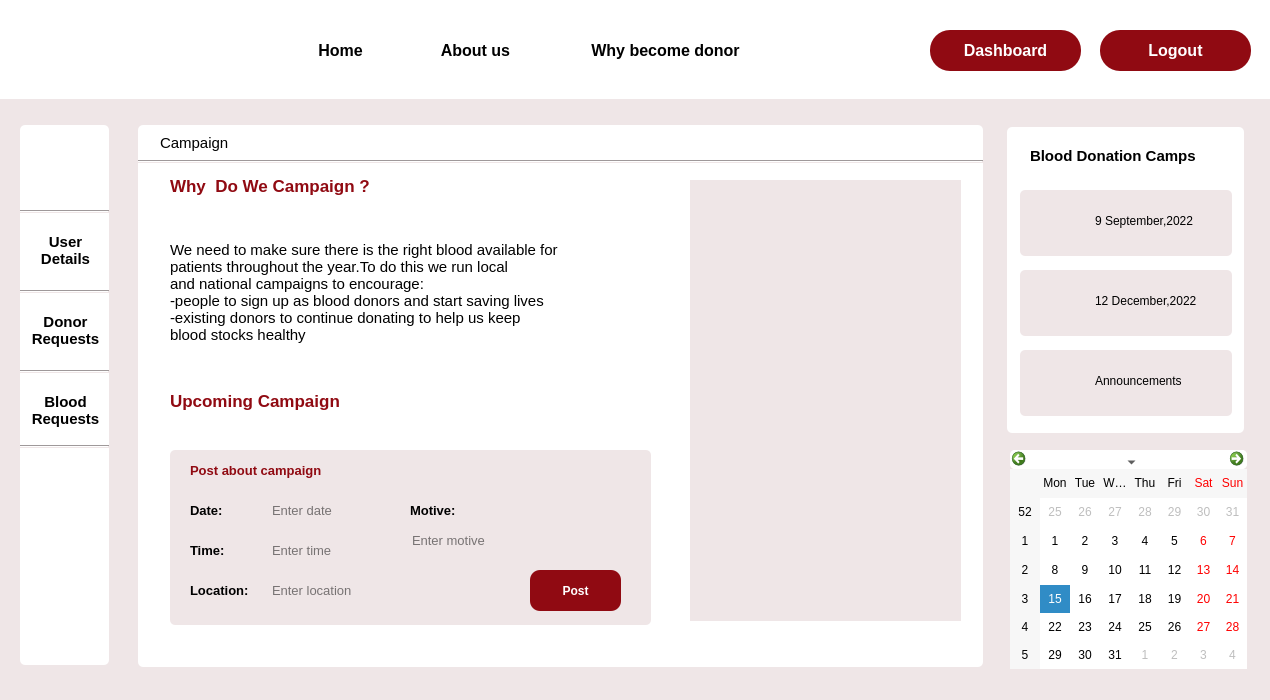
<?xml version="1.0" encoding="UTF-8"?>
<ui version="4.0">
 <class>camaign_admin</class>
 <widget class="QDialog" name="camaign_admin">
  <property name="geometry">
   <rect>
    <x>0</x>
    <y>0</y>
    <width>1270</width>
    <height>700</height>
   </rect>
  </property>
  <property name="windowTitle">
   <string>Dialog</string>
  </property>
  <property name="styleSheet">
   <string notr="true">background-color:#EFE6E7;
</string>
  </property>
  <widget class="QPushButton" name="home">
   <property name="geometry">
    <rect>
     <x>290</x>
     <y>30</y>
     <width>101</width>
     <height>41</height>
    </rect>
   </property>
   <property name="font">
    <font>
     <pointsize>12</pointsize>
     <bold>true</bold>
    </font>
   </property>
   <property name="cursor">
    <cursorShape>PointingHandCursor</cursorShape>
   </property>
   <property name="styleSheet">
    <string notr="true">#home
{
 background-color:rgb(255, 255, 255);
border-radius:0.5px;
}


#home::hover{border-bottom :3px solid rgb(144, 10, 18);
color: rgb(144, 10, 18);}</string>
   </property>
   <property name="text">
    <string>Home</string>
   </property>
  </widget>
  <widget class="QLabel" name="label_23">
   <property name="geometry">
    <rect>
     <x>1030</x>
     <y>140</y>
     <width>201</width>
     <height>31</height>
    </rect>
   </property>
   <property name="font">
    <font>
     <pointsize>11</pointsize>
     <bold>true</bold>
    </font>
   </property>
   <property name="styleSheet">
    <string notr="true">background-color: rgb(255, 255, 255);</string>
   </property>
   <property name="text">
    <string>Blood Donation Camps</string>
   </property>
  </widget>
  <widget class="QLabel" name="label_4">
   <property name="geometry">
    <rect>
     <x>1007</x>
     <y>127</y>
     <width>237</width>
     <height>306</height>
    </rect>
   </property>
   <property name="styleSheet">
    <string notr="true">background-color: rgb(255, 255, 255);
border-radius:5px;</string>
   </property>
   <property name="text">
    <string/>
   </property>
  </widget>
  <widget class="QLabel" name="label_25">
   <property name="geometry">
    <rect>
     <x>1020</x>
     <y>350</y>
     <width>212</width>
     <height>66</height>
    </rect>
   </property>
   <property name="cursor">
    <cursorShape>PointingHandCursor</cursorShape>
   </property>
   <property name="styleSheet">
    <string notr="true">border-radius:5px;</string>
   </property>
   <property name="text">
    <string/>
   </property>
  </widget>
  <widget class="QLabel" name="label_32">
   <property name="geometry">
    <rect>
     <x>1095</x>
     <y>360</y>
     <width>131</width>
     <height>41</height>
    </rect>
   </property>
   <property name="cursor">
    <cursorShape>PointingHandCursor</cursorShape>
   </property>
   <property name="styleSheet">
    <string notr="true">label_32::hover{
	color: rgb(144, 10, 18);}</string>
   </property>
   <property name="text">
    <string>Announcements</string>
   </property>
  </widget>
  <widget class="Line" name="line_2">
   <property name="geometry">
    <rect>
     <x>20</x>
     <y>290</y>
     <width>89</width>
     <height>3</height>
    </rect>
   </property>
   <property name="orientation">
    <enum>Qt::Horizontal</enum>
   </property>
  </widget>
  <widget class="Line" name="line_3">
   <property name="geometry">
    <rect>
     <x>20</x>
     <y>370</y>
     <width>89</width>
     <height>3</height>
    </rect>
   </property>
   <property name="orientation">
    <enum>Qt::Horizontal</enum>
   </property>
  </widget>
  <widget class="QLabel" name="label_2">
   <property name="geometry">
    <rect>
     <x>20</x>
     <y>125</y>
     <width>89</width>
     <height>540</height>
    </rect>
   </property>
   <property name="styleSheet">
    <string notr="true">background-color: rgb(255, 255, 255);
border-radius:5px;</string>
   </property>
   <property name="text">
    <string/>
   </property>
  </widget>
  <widget class="QLabel" name="label">
   <property name="geometry">
    <rect>
     <x>0</x>
     <y>0</y>
     <width>1280</width>
     <height>99</height>
    </rect>
   </property>
   <property name="styleSheet">
    <string notr="true">background-color: rgb(255, 255, 255);</string>
   </property>
   <property name="text">
    <string/>
   </property>
  </widget>
  <widget class="QLabel" name="label_7">
   <property name="geometry">
    <rect>
     <x>20</x>
     <y>0</y>
     <width>81</width>
     <height>91</height>
    </rect>
   </property>
   <property name="styleSheet">
    <string notr="true">background-color:rgb(255, 255, 255);
border-image: url(:/img/Images/logo1.png);</string>
   </property>
   <property name="text">
    <string/>
   </property>
  </widget>
  <widget class="QCalendarWidget" name="calendarWidget">
   <property name="geometry">
    <rect>
     <x>1010</x>
     <y>450</y>
     <width>237</width>
     <height>219</height>
    </rect>
   </property>
   <property name="cursor">
    <cursorShape>PointingHandCursor</cursorShape>
   </property>
   <property name="styleSheet">
    <string notr="true">background-color: rgb(255, 255, 255);
border-radius:5px;</string>
   </property>
  </widget>
  <widget class="QPushButton" name="login">
   <property name="geometry">
    <rect>
     <x>930</x>
     <y>30</y>
     <width>151</width>
     <height>41</height>
    </rect>
   </property>
   <property name="font">
    <font>
     <pointsize>12</pointsize>
     <bold>true</bold>
    </font>
   </property>
   <property name="cursor">
    <cursorShape>PointingHandCursor</cursorShape>
   </property>
   <property name="styleSheet">
    <string notr="true">#login
{
 background-color:rgb(144, 10, 18);
border-radius:20px;
	color: rgb(255, 255, 255)
}

#login::hover
{
background-color:white;
	color: rgb(144, 10, 18);
}</string>
   </property>
   <property name="text">
    <string>Dashboard</string>
   </property>
  </widget>
  <widget class="QPushButton" name="about">
   <property name="geometry">
    <rect>
     <x>420</x>
     <y>30</y>
     <width>111</width>
     <height>41</height>
    </rect>
   </property>
   <property name="font">
    <font>
     <pointsize>12</pointsize>
     <bold>true</bold>
    </font>
   </property>
   <property name="styleSheet">
    <string notr="true">#about

{
 background-color:rgb(255, 255, 255);
border-radius:0.5px;
}


#about::hover{border-bottom :3px solid rgb(144, 10, 18);
color: rgb(144, 10, 18);}</string>
   </property>
   <property name="text">
    <string>About us</string>
   </property>
  </widget>
  <widget class="QPushButton" name="my_details_2">
   <property name="geometry">
    <rect>
     <x>25</x>
     <y>300</y>
     <width>81</width>
     <height>61</height>
    </rect>
   </property>
   <property name="font">
    <font>
     <pointsize>11</pointsize>
     <bold>true</bold>
    </font>
   </property>
   <property name="cursor">
    <cursorShape>PointingHandCursor</cursorShape>
   </property>
   <property name="styleSheet">
    <string notr="true">*{
 background-color:rgb(255, 255, 255);
border-radius:5px;}

#my_details_2::hover{
border-botton:3px solid rgb(144, 10, 18);
color: rgb(144, 10, 18);}
</string>
   </property>
   <property name="text">
    <string>Donor
Requests</string>
   </property>
  </widget>
  <widget class="QLabel" name="label_29">
   <property name="geometry">
    <rect>
     <x>1030</x>
     <y>360</y>
     <width>51</width>
     <height>41</height>
    </rect>
   </property>
   <property name="cursor">
    <cursorShape>PointingHandCursor</cursorShape>
   </property>
   <property name="styleSheet">
    <string notr="true">border-image: url(:/img/Images/announcement.png);</string>
   </property>
   <property name="text">
    <string/>
   </property>
  </widget>
  <widget class="QLabel" name="label_27">
   <property name="geometry">
    <rect>
     <x>1030</x>
     <y>200</y>
     <width>52</width>
     <height>52</height>
    </rect>
   </property>
   <property name="cursor">
    <cursorShape>PointingHandCursor</cursorShape>
   </property>
   <property name="styleSheet">
    <string notr="true">background-image: url(:/img/Images/blood.png);</string>
   </property>
   <property name="text">
    <string/>
   </property>
  </widget>
  <widget class="QPushButton" name="why">
   <property name="geometry">
    <rect>
     <x>550</x>
     <y>30</y>
     <width>231</width>
     <height>41</height>
    </rect>
   </property>
   <property name="font">
    <font>
     <pointsize>12</pointsize>
     <bold>true</bold>
    </font>
   </property>
   <property name="cursor">
    <cursorShape>PointingHandCursor</cursorShape>
   </property>
   <property name="styleSheet">
    <string notr="true">#why

{
 background-color:rgb(255, 255, 255);
border-radius:0.5px;
}

#why::hover{border-bottom :3px solid rgb(144, 10, 18);
color: rgb(144, 10, 18);}</string>
   </property>
   <property name="text">
    <string>Why become donor</string>
   </property>
  </widget>
  <widget class="QLabel" name="label_30">
   <property name="geometry">
    <rect>
     <x>1095</x>
     <y>200</y>
     <width>131</width>
     <height>41</height>
    </rect>
   </property>
   <property name="cursor">
    <cursorShape>PointingHandCursor</cursorShape>
   </property>
   <property name="styleSheet">
    <string notr="true">label_30::hover{}
color: rgb(144, 10, 18);</string>
   </property>
   <property name="text">
    <string>9 September,2022</string>
   </property>
  </widget>
  <widget class="QLabel" name="label_24">
   <property name="geometry">
    <rect>
     <x>1020</x>
     <y>190</y>
     <width>212</width>
     <height>66</height>
    </rect>
   </property>
   <property name="cursor">
    <cursorShape>PointingHandCursor</cursorShape>
   </property>
   <property name="styleSheet">
    <string notr="true">border-radius:5px;</string>
   </property>
   <property name="text">
    <string/>
   </property>
  </widget>
  <widget class="QPushButton" name="my_details_3">
   <property name="geometry">
    <rect>
     <x>25</x>
     <y>380</y>
     <width>81</width>
     <height>61</height>
    </rect>
   </property>
   <property name="font">
    <font>
     <pointsize>11</pointsize>
     <bold>true</bold>
    </font>
   </property>
   <property name="cursor">
    <cursorShape>PointingHandCursor</cursorShape>
   </property>
   <property name="styleSheet">
    <string notr="true">*{
 background-color:rgb(255, 255, 255);
border-radius:5px;}

#my_details_3::hover{
border-botton:3px solid rgb(144, 10, 18);
color: rgb(144, 10, 18);}
</string>
   </property>
   <property name="text">
    <string>Blood
Requests</string>
   </property>
  </widget>
  <widget class="Line" name="line_4">
   <property name="geometry">
    <rect>
     <x>20</x>
     <y>445</y>
     <width>89</width>
     <height>3</height>
    </rect>
   </property>
   <property name="orientation">
    <enum>Qt::Horizontal</enum>
   </property>
  </widget>
  <widget class="QPushButton" name="my_details">
   <property name="geometry">
    <rect>
     <x>25</x>
     <y>220</y>
     <width>81</width>
     <height>61</height>
    </rect>
   </property>
   <property name="font">
    <font>
     <pointsize>11</pointsize>
     <bold>true</bold>
    </font>
   </property>
   <property name="cursor">
    <cursorShape>PointingHandCursor</cursorShape>
   </property>
   <property name="styleSheet">
    <string notr="true">#my_details

{
 background-color:rgb(255, 255, 255);
border-radius:5px;
}


#my_details::hover{
border-botton:3px solid rgb(144, 10, 18);
color: rgb(144, 10, 18);}</string>
   </property>
   <property name="text">
    <string>User
Details</string>
   </property>
  </widget>
  <widget class="QLabel" name="label_3">
   <property name="geometry">
    <rect>
     <x>138</x>
     <y>125</y>
     <width>845</width>
     <height>542</height>
    </rect>
   </property>
   <property name="styleSheet">
    <string notr="true">background-color: rgb(255, 255, 255);
border-radius:5px;</string>
   </property>
   <property name="text">
    <string/>
   </property>
  </widget>
  <widget class="QLabel" name="label_31">
   <property name="geometry">
    <rect>
     <x>1095</x>
     <y>280</y>
     <width>131</width>
     <height>41</height>
    </rect>
   </property>
   <property name="cursor">
    <cursorShape>PointingHandCursor</cursorShape>
   </property>
   <property name="styleSheet">
    <string notr="true">label_31::hover{
	color: rgb(144, 10, 18);}
</string>
   </property>
   <property name="text">
    <string>12 December,2022</string>
   </property>
  </widget>
  <widget class="QLabel" name="label_28">
   <property name="geometry">
    <rect>
     <x>1030</x>
     <y>280</y>
     <width>52</width>
     <height>52</height>
    </rect>
   </property>
   <property name="cursor">
    <cursorShape>PointingHandCursor</cursorShape>
   </property>
   <property name="styleSheet">
    <string notr="true">background-image: url(:/img/Images/blood.png);</string>
   </property>
   <property name="text">
    <string/>
   </property>
  </widget>
  <widget class="QLabel" name="label_5">
   <property name="geometry">
    <rect>
     <x>35</x>
     <y>140</y>
     <width>63</width>
     <height>61</height>
    </rect>
   </property>
   <property name="cursor">
    <cursorShape>PointingHandCursor</cursorShape>
   </property>
   <property name="styleSheet">
    <string notr="true">background-color: rgb(255, 255, 255);
border-image: url(:/img/Images/Profile.png);</string>
   </property>
   <property name="text">
    <string/>
   </property>
  </widget>
  <widget class="QLabel" name="label_26">
   <property name="geometry">
    <rect>
     <x>1020</x>
     <y>270</y>
     <width>212</width>
     <height>66</height>
    </rect>
   </property>
   <property name="cursor">
    <cursorShape>PointingHandCursor</cursorShape>
   </property>
   <property name="styleSheet">
    <string notr="true">border-radius:5px;</string>
   </property>
   <property name="text">
    <string/>
   </property>
  </widget>
  <widget class="Line" name="line">
   <property name="geometry">
    <rect>
     <x>20</x>
     <y>210</y>
     <width>89</width>
     <height>3</height>
    </rect>
   </property>
   <property name="orientation">
    <enum>Qt::Horizontal</enum>
   </property>
  </widget>
  <widget class="QLabel" name="label_8">
   <property name="geometry">
    <rect>
     <x>170</x>
     <y>230</y>
     <width>521</width>
     <height>141</height>
    </rect>
   </property>
   <property name="font">
    <font>
     <pointsize>11</pointsize>
     <bold>false</bold>
    </font>
   </property>
   <property name="toolTip">
    <string>We need to make sure there is the right blood available for patients throughout the year. To do this we run local and national campaigns to encourage: people to sign up as blood donors and start saving lives existing do nors to continue donating to help us keep blood stocks healthy
</string>
   </property>
   <property name="styleSheet">
    <string notr="true">background-color: rgb(255, 255, 255);</string>
   </property>
   <property name="text">
    <string>We need to make sure there is the right blood available for
patients throughout the year.To do this we run local 
and national campaigns to encourage:
-people to sign up as blood donors and start saving lives
-existing donors to continue donating to help us keep
blood stocks healthy
</string>
   </property>
  </widget>
  <widget class="QLabel" name="label_21">
   <property name="geometry">
    <rect>
     <x>170</x>
     <y>450</y>
     <width>481</width>
     <height>175</height>
    </rect>
   </property>
   <property name="styleSheet">
    <string notr="true">border-radius:5px;</string>
   </property>
   <property name="text">
    <string/>
   </property>
  </widget>
  <widget class="Line" name="line_5">
   <property name="geometry">
    <rect>
     <x>138</x>
     <y>160</y>
     <width>845</width>
     <height>3</height>
    </rect>
   </property>
   <property name="orientation">
    <enum>Qt::Horizontal</enum>
   </property>
  </widget>
  <widget class="QLabel" name="label_18">
   <property name="geometry">
    <rect>
     <x>160</x>
     <y>133</y>
     <width>211</width>
     <height>20</height>
    </rect>
   </property>
   <property name="font">
    <font>
     <pointsize>11</pointsize>
     <bold>false</bold>
    </font>
   </property>
   <property name="styleSheet">
    <string notr="true">background-color: rgb(255, 255, 255);</string>
   </property>
   <property name="text">
    <string>Campaign</string>
   </property>
  </widget>
  <widget class="QLabel" name="label_19">
   <property name="geometry">
    <rect>
     <x>170</x>
     <y>170</y>
     <width>301</width>
     <height>31</height>
    </rect>
   </property>
   <property name="font">
    <font>
     <pointsize>13</pointsize>
     <bold>true</bold>
    </font>
   </property>
   <property name="styleSheet">
    <string notr="true">background-color: rgb(255, 255, 255);
color: rgb(144, 10, 18);</string>
   </property>
   <property name="text">
    <string>Why  Do We Campaign ?</string>
   </property>
  </widget>
  <widget class="QLabel" name="label_20">
   <property name="geometry">
    <rect>
     <x>170</x>
     <y>385</y>
     <width>301</width>
     <height>31</height>
    </rect>
   </property>
   <property name="font">
    <font>
     <pointsize>13</pointsize>
     <bold>true</bold>
    </font>
   </property>
   <property name="styleSheet">
    <string notr="true">background-color: rgb(255, 255, 255);
color: rgb(144, 10, 18);</string>
   </property>
   <property name="text">
    <string>Upcoming Campaign</string>
   </property>
  </widget>
  <widget class="QLabel" name="label_9">
   <property name="geometry">
    <rect>
     <x>190</x>
     <y>540</y>
     <width>63</width>
     <height>20</height>
    </rect>
   </property>
   <property name="font">
    <font>
     <pointsize>10</pointsize>
     <bold>true</bold>
    </font>
   </property>
   <property name="text">
    <string>Time:</string>
   </property>
  </widget>
  <widget class="QLabel" name="label_10">
   <property name="geometry">
    <rect>
     <x>190</x>
     <y>580</y>
     <width>111</width>
     <height>20</height>
    </rect>
   </property>
   <property name="font">
    <font>
     <pointsize>10</pointsize>
     <bold>true</bold>
    </font>
   </property>
   <property name="text">
    <string>Location:</string>
   </property>
  </widget>
  <widget class="QLabel" name="label_44">
   <property name="geometry">
    <rect>
     <x>190</x>
     <y>460</y>
     <width>181</width>
     <height>20</height>
    </rect>
   </property>
   <property name="font">
    <font>
     <pointsize>10</pointsize>
     <bold>true</bold>
    </font>
   </property>
   <property name="styleSheet">
    <string notr="true">color: rgb(144, 10, 18);</string>
   </property>
   <property name="text">
    <string>Post about campaign</string>
   </property>
  </widget>
  <widget class="QLabel" name="label_12">
   <property name="geometry">
    <rect>
     <x>190</x>
     <y>500</y>
     <width>63</width>
     <height>20</height>
    </rect>
   </property>
   <property name="font">
    <font>
     <pointsize>10</pointsize>
     <bold>true</bold>
    </font>
   </property>
   <property name="text">
    <string>Date:</string>
   </property>
  </widget>
  <widget class="QLineEdit" name="date">
   <property name="geometry">
    <rect>
     <x>270</x>
     <y>500</y>
     <width>151</width>
     <height>20</height>
    </rect>
   </property>
   <property name="font">
    <font>
     <pointsize>10</pointsize>
    </font>
   </property>
   <property name="styleSheet">
    <string notr="true">border-radius:5px;</string>
   </property>
   <property name="text">
    <string/>
   </property>
   <property name="placeholderText">
    <string>Enter date</string>
   </property>
  </widget>
  <widget class="QLineEdit" name="time">
   <property name="geometry">
    <rect>
     <x>270</x>
     <y>540</y>
     <width>113</width>
     <height>20</height>
    </rect>
   </property>
   <property name="font">
    <font>
     <pointsize>10</pointsize>
    </font>
   </property>
   <property name="styleSheet">
    <string notr="true">border-radius:5px;</string>
   </property>
   <property name="text">
    <string/>
   </property>
   <property name="placeholderText">
    <string>Enter time</string>
   </property>
  </widget>
  <widget class="QLineEdit" name="location">
   <property name="geometry">
    <rect>
     <x>270</x>
     <y>580</y>
     <width>241</width>
     <height>20</height>
    </rect>
   </property>
   <property name="font">
    <font>
     <pointsize>10</pointsize>
    </font>
   </property>
   <property name="styleSheet">
    <string notr="true">border-radius:5px;</string>
   </property>
   <property name="text">
    <string/>
   </property>
   <property name="placeholderText">
    <string>Enter location</string>
   </property>
  </widget>
  <widget class="QPushButton" name="Post">
   <property name="geometry">
    <rect>
     <x>530</x>
     <y>570</y>
     <width>91</width>
     <height>41</height>
    </rect>
   </property>
   <property name="font">
    <font>
     <pointsize>9</pointsize>
     <bold>true</bold>
    </font>
   </property>
   <property name="cursor">
    <cursorShape>PointingHandCursor</cursorShape>
   </property>
   <property name="styleSheet">
    <string notr="true">*{background-color: rgb(144, 10, 18);
	color: rgb(255, 255, 255);
border-radius: 10px;
}

#Post:hover{
background-color: rgb(255, 255, 255);
	color: rgb(144, 10, 18);}</string>
   </property>
   <property name="text">
    <string>Post</string>
   </property>
  </widget>
  <widget class="QLabel" name="label_13">
   <property name="geometry">
    <rect>
     <x>410</x>
     <y>500</y>
     <width>63</width>
     <height>20</height>
    </rect>
   </property>
   <property name="font">
    <font>
     <pointsize>10</pointsize>
     <bold>true</bold>
    </font>
   </property>
   <property name="text">
    <string>Motive:</string>
   </property>
  </widget>
  <widget class="QLineEdit" name="motive">
   <property name="geometry">
    <rect>
     <x>410</x>
     <y>530</y>
     <width>211</width>
     <height>20</height>
    </rect>
   </property>
   <property name="font">
    <font>
     <pointsize>10</pointsize>
    </font>
   </property>
   <property name="styleSheet">
    <string notr="true">border-radius:5px;</string>
   </property>
   <property name="text">
    <string/>
   </property>
   <property name="placeholderText">
    <string>Enter motive</string>
   </property>
  </widget>
  <widget class="QLabel" name="label_6">
   <property name="geometry">
    <rect>
     <x>690</x>
     <y>180</y>
     <width>271</width>
     <height>441</height>
    </rect>
   </property>
   <property name="styleSheet">
    <string notr="true">background-image: url(:/Images/campaign.png);</string>
   </property>
   <property name="text">
    <string/>
   </property>
  </widget>
  <widget class="QPushButton" name="login_2">
   <property name="geometry">
    <rect>
     <x>1100</x>
     <y>30</y>
     <width>151</width>
     <height>41</height>
    </rect>
   </property>
   <property name="font">
    <font>
     <pointsize>12</pointsize>
     <bold>true</bold>
    </font>
   </property>
   <property name="cursor">
    <cursorShape>PointingHandCursor</cursorShape>
   </property>
   <property name="styleSheet">
    <string notr="true">#login_2
{
 background-color:rgb(144, 10, 18);
border-radius:20px;
	color: rgb(255, 255, 255);
}

#login_2::hover
{
background-color:white;
	color: rgb(144, 10, 18);
}</string>
   </property>
   <property name="text">
    <string>Logout</string>
   </property>
  </widget>
  <zorder>label_4</zorder>
  <zorder>label</zorder>
  <zorder>label_25</zorder>
  <zorder>label_26</zorder>
  <zorder>label_24</zorder>
  <zorder>label_2</zorder>
  <zorder>label_3</zorder>
  <zorder>home</zorder>
  <zorder>label_23</zorder>
  <zorder>label_32</zorder>
  <zorder>line_2</zorder>
  <zorder>line_3</zorder>
  <zorder>label_7</zorder>
  <zorder>calendarWidget</zorder>
  <zorder>login</zorder>
  <zorder>about</zorder>
  <zorder>my_details_2</zorder>
  <zorder>label_29</zorder>
  <zorder>label_27</zorder>
  <zorder>why</zorder>
  <zorder>label_30</zorder>
  <zorder>my_details_3</zorder>
  <zorder>line_4</zorder>
  <zorder>my_details</zorder>
  <zorder>label_31</zorder>
  <zorder>label_28</zorder>
  <zorder>label_5</zorder>
  <zorder>line</zorder>
  <zorder>label_8</zorder>
  <zorder>label_21</zorder>
  <zorder>line_5</zorder>
  <zorder>label_18</zorder>
  <zorder>label_19</zorder>
  <zorder>label_20</zorder>
  <zorder>label_9</zorder>
  <zorder>label_10</zorder>
  <zorder>label_44</zorder>
  <zorder>label_12</zorder>
  <zorder>date</zorder>
  <zorder>time</zorder>
  <zorder>location</zorder>
  <zorder>Post</zorder>
  <zorder>label_13</zorder>
  <zorder>motive</zorder>
  <zorder>label_6</zorder>
  <zorder>login_2</zorder>
 </widget>
 <resources/>
 <connections/>
</ui>
